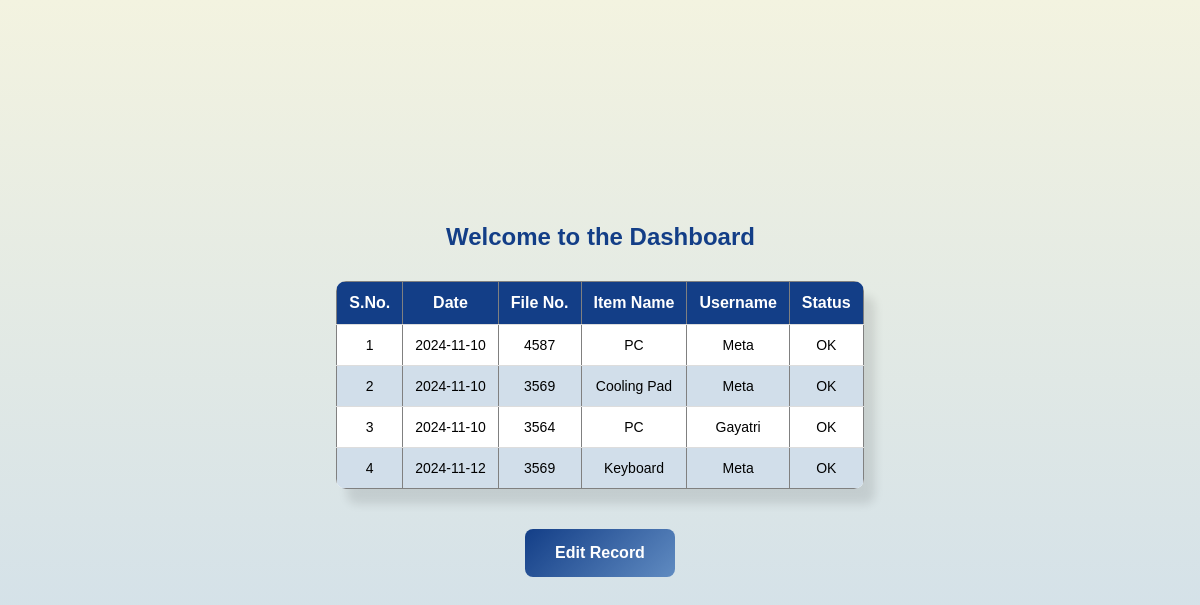
The page / on the database its author committed.
### tables this page shows
CREATE TABLE `data_table` (
  `S_No` int(11) NOT NULL,
  `Username` varchar(11) NOT NULL,
  `Date` date NOT NULL DEFAULT current_timestamp(),
  `File No.` varchar(50) NOT NULL,
  `Item Name` varchar(50) NOT NULL,
  `Status` varchar(1000) NOT NULL
);

### index.php (the view, shortened to what this page needs)
<?php
include 'partials/_dbconnect.php';
$sql = "SELECT `S_No`, `Username`, `Date`, `File No.`, `Item Name`, `Status` FROM data_table";
$result = mysqli_query($conn, $sql);
?>
<!DOCTYPE html>
<html lang="en">
<head>
    <link rel="stylesheet" href="styles/tstyle.css">
</head>
<body>
    <div class="container">
        <h1>Welcome to the Dashboard</h1>
        <div class="table-container">
            <table border="1">
                <thead>
                    <tr>
                        <th>S.No.</th>
                        <th>Date</th>
                        <th>File No.</th>
                        <th>Item Name</th>
                        <th>Username</th>
                        <th>Status</th>
                    </tr>
                </thead>
                <tbody>
                    <?php
                    if (mysqli_num_rows($result) > 0) {
                        $counter = 1;
                        while ($row = mysqli_fetch_assoc($result)) {
                            echo "<tr>";
                            echo "<td>" . $counter . "</td>";
                            echo "<td>" . htmlspecialchars($row['Date']) . "</td>";
                            echo "<td>" . htmlspecialchars($row['File No.']) . "</td>";
                            echo "<td>" . htmlspecialchars($row['Item Name']) . "</td>";
                            echo "<td>" . htmlspecialchars($row['Username']) . "</td>";
                            echo "<td>" . htmlspecialchars($row['Status']) . "</td>";
                            echo "</tr>";
                            $counter++;
                        }
                    } else {
                        echo "<tr><td colspan='6'>No data available</td></tr>";
                    }
                    ?>
                </tbody>
            </table>
        </div>
        <div class="btn-container">
            <a href="login.php" class="btn">Edit Record</a>
        </div>
    </div>
</body>
</html>

### styles/tstyle.css (style rules this page uses)
* { box-sizing: border-box; margin: 0; padding: 0; font-family: Arial, sans-serif; }
body { display: flex; justify-content: center; align-items: center; min-height: 100vh; }
.container { background: linear-gradient(to bottom, #F3F3E0, #CBDCEB); display: flex; flex-direction: column; justify-content: center; align-items: center; width: 100vw; height: 100vh; padding: 20px; }
h1 { display: flex; justify-content: center; font-size: 24px; color: #133E87; margin-bottom: 10px; transform: translateY(20px); animation: logoEntrance 2s ease forwards; }
.table-container { display: flex; justify-content: center; align-items: center; width: auto; margin: 20px; overflow-x: auto; border-radius: 10px; box-shadow: 11px 15px 10px rgba(0, 0, 0, 0.1); }
table { width: auto; max-width: 100%; border-collapse: collapse; background-color: #FFFFFF; }
thead th { background-color: #133E87; color: #FFFFFF; font-weight: bold; padding: 12px; text-align: center; }
tbody td { padding: 12px; text-align: center; border-top: 1px solid #ddd; font-size: 14px; }
tbody tr:nth-child(even) { background-color: #d1deea; }
.btn-container { display: flex; gap: 15px; justify-content: center; align-items: center; }
.btn { padding: 15px 30px; background: linear-gradient(135deg, #133E87, #608BC1); color: #fff; font-size: 16px; font-weight: bold; border: none; border-radius: 8px; cursor: pointer; margin-top: 20px; text-decoration: none; text-align: center; transition: background 0.3s ease; }

### rows shown on the page
data_table: Date "2024-11-10", value "4587", Item Name "PC", Username "Meta", Status "OK"
data_table: Date "2024-11-10", value "3569", Item Name "Cooling Pad", Username "Meta", Status "OK"
data_table: Date "2024-11-10", value "3564", Item Name "PC", Username "Gayatri", Status "OK"
data_table: Date "2024-11-12", value "3569", Item Name "Keyboard", Username "Meta", Status "OK"
